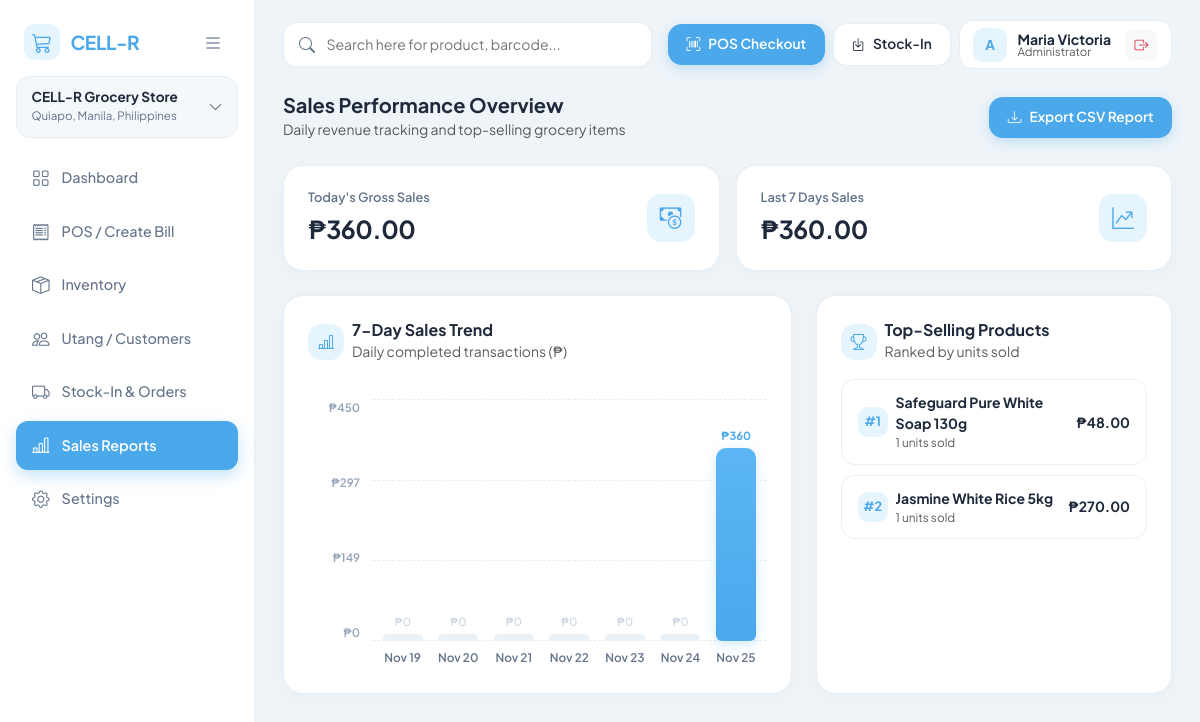
/reports/ (signed in), run on the app's committed database.
### CELLRGrocery_app/models.py (models this page shows, shortened)
class User(AbstractUser):
    ROLE_CHOICES = [
        ('Administrator', 'Administrator'),
        ('Cashier', 'Cashier'),
    ]
    role = models.CharField(max_length=20, choices=ROLE_CHOICES, default='Cashier')

class Product(models.Model):
    STATUS_CHOICES = [
        ('In Stock', 'In Stock'),
        ('Low Stock', 'Low Stock'),
        ('Out of Stock', 'Out of Stock'),
    ]
    barcode_code = models.CharField(max_length=50, unique=True, blank=True, null=True)
    product_name = models.CharField(max_length=150)
    category = models.CharField(max_length=100)
    description = models.TextField(blank=True)
    cost_price = models.DecimalField(max_digits=10, decimal_places=2)
    selling_price = models.DecimalField(max_digits=10, decimal_places=2)
    low_stock_threshold = models.PositiveIntegerField(default=10)
    stock_quantity = models.PositiveIntegerField(default=0)
    status = models.CharField(max_length=20, choices=STATUS_CHOICES, default='In Stock')
    date_added = models.DateTimeField(auto_now_add=True)

### CELLRGrocery_app/views.py (the view)
# urls.py: path('reports/', views.reports_view, name='reports'),
@login_required
@admin_required('dashboard')
def reports_view(request):
    today = timezone.localdate()
    week_ago = today - timedelta(days=6)
    daily_sales = SaleTransaction.objects.filter(transaction_datetime__date=today).aggregate(total=Sum('total_amount'))['total'] or Decimal('0.00')
    weekly_sales = SaleTransaction.objects.filter(transaction_datetime__date__gte=week_ago).aggregate(total=Sum('total_amount'))['total'] or Decimal('0.00')
    top_items = (
        SaleDetail.objects.values('product__product_name')
        .annotate(total_qty=Sum('quantity'), total_rev=Sum('subtotal'))
        .order_by('-total_qty')[:10]
    )
    chart_labels = []
    chart_values = []
    for i in range(6, -1, -1):
        d = today - timedelta(days=i)
        day_total = SaleTransaction.objects.filter(transaction_datetime__date=d).aggregate(total=Sum('total_amount'))['total'] or Decimal('0.00')
        chart_labels.append(d.strftime('%b %d'))
        chart_values.append(float(day_total))
    context = {
        'daily_sales': daily_sales,
        'weekly_sales': weekly_sales,
        'top_items': top_items,
        'chart_labels_json': json.dumps(chart_labels),
        'chart_values_json': json.dumps(chart_values),
    }
    return render(request, 'CELLRGrocery_app/reports.html', context)

### CELLRGrocery_app/views.py (called while the page is built)
def admin_required(redirect_to='dashboard'):
    def decorator(view_func):
        @wraps(view_func)
        def _wrapped_view(request, *args, **kwargs):
            if request.user.role != 'Administrator' and not request.user.is_superuser:
                messages.error(request, "Access denied: Administrator privileges required.")
                return redirect(redirect_to)
            return view_func(request, *args, **kwargs)
        return _wrapped_view
    return decorator

### CELLRGrocery_app/templates/CELLRGrocery_app/reports.html (shortened to what this page needs)
{% extends 'CELLRGrocery_app/base.html' %}
{% block content %}
<div class="d-flex flex-wrap justify-content-between align-items-center gap-2 mb-4">
    <div>
        <h5 class="fw-bold mb-0">Sales Performance Overview</h5>
        <span class="text-muted small">Daily revenue tracking and top-selling grocery items</span>
    </div>
    <a href="{% url 'export_sales_csv' %}" class="btn-sky">
        <i class="bi bi-download"></i> Export CSV Report
    </a>
</div>
<div class="row g-3 mb-4">
    <div class="col-md-6">
        <div class="stat-card">
            <div>
                <div class="stat-label">Today's Gross Sales</div>
                <div class="stat-value">₱{{ daily_sales|floatformat:2 }}</div>
            </div>
            <div class="stat-icon">
                <i class="bi bi-cash-coin"></i>
            </div>
        </div>
    </div>
    <div class="col-md-6">
        <div class="stat-card">
            <div>
                <div class="stat-label">Last 7 Days Sales</div>
                <div class="stat-value">₱{{ weekly_sales|floatformat:2 }}</div>
            </div>
            <div class="stat-icon">
                <i class="bi bi-graph-up-arrow"></i>
            </div>
        </div>
    </div>
</div>
<div class="row g-4">
    <div class="col-lg-7">
        <div class="report-panel">
            <div class="d-flex align-items-center gap-2 mb-3">
                <div class="stat-icon" style="width:36px;height:36px;font-size:1rem;">
                    <i class="bi bi-bar-chart-line"></i>
                </div>
                <div>
                    <h6 class="fw-bold mb-0">7-Day Sales Trend</h6>
                    <span class="text-muted small">Daily completed transactions (₱)</span>
                </div>
            </div>
            <div class="chart-wrapper">
                <div class="chart-y-axis" id="chartYAxis"></div>
                <div class="chart-plot-area">
                    <div class="chart-grid-lines">
                        <div class="chart-grid-line"></div>
                        <div class="chart-grid-line"></div>
                        <div class="chart-grid-line"></div>
                    </div>
                    <div class="chart-bars-row" id="chartBarsRow"></div>
                </div>
            </div>
        </div>
    </div>
    <div class="col-lg-5">
        <div class="report-panel">
            <div class="d-flex align-items-center gap-2 mb-3">
                <div class="stat-icon" style="width:36px;height:36px;font-size:1rem;">
                    <i class="bi bi-trophy"></i>
                </div>
                <div>
                    <h6 class="fw-bold mb-0">Top-Selling Products</h6>
                    <span class="text-muted small">Ranked by units sold</span>
                </div>
            </div>
            {% for item in top_items %}
            <div class="top-item-row">
                <div class="d-flex align-items-center gap-2">
                    <div class="rank-badge">#{{ forloop.counter }}</div>
                    <div>
                        <div class="fw-bold small">{{ item.product__product_name }}</div>
                        <div class="text-muted" style="font-size: 0.74rem;">{{ item.total_qty }} units sold</div>
                    </div>
                </div>
                <div class="fw-bold small">₱{{ item.total_rev|floatformat:2 }}</div>
            </div>
            {% empty %}
            <div class="text-center text-muted py-5 small">No sales recorded yet.</div>
            {% endfor %}
        </div>
    </div>
</div>
{% endblock %}

### CELLRGrocery_app/templates/CELLRGrocery_app/base.html (shortened to what this page needs)
<!DOCTYPE html>
<html lang="en">
<head>
    <link href="https://cdn.jsdelivr.net/npm/bootstrap@5.3.3/dist/css/bootstrap.min.css" rel="stylesheet">
    <link href="https://cdn.jsdelivr.net/npm/bootstrap-icons@1.11.3/font/bootstrap-icons.css" rel="stylesheet">
</head>
<body>
<div class="sidebar" id="appSidebar">
    <div class="sidebar-header">
        <a href="{% url 'dashboard' %}" class="brand-wrap">
            <div class="brand-logo">
                <i class="bi bi-cart3"></i>
            </div>
            <span class="brand-name">CELL-R</span>
        </a>
        <button type="button" class="sidebar-toggle-btn" id="sidebarToggle" title="Toggle Menu">
            <i class="bi bi-list fs-5"></i>
        </button>
    </div>
    <div class="dropdown mb-3 store-dropdown-wrap">
        <button type="button" class="store-pill w-100 text-start" data-bs-toggle="dropdown" aria-expanded="false">
            <div>
                <div class="store-pill-title">CELL-R Grocery Store</div>
                <div class="store-pill-addr">Quiapo, Manila, Philippines</div>
            </div>
            <i class="bi bi-chevron-down text-muted small"></i>
        </button>
    </div>
    <nav class="nav flex-column">
        <a class="nav-link {% if request.resolver_match.url_name == 'dashboard' %}active{% endif %}" href="{% url 'dashboard' %}" title="Dashboard">
            <i class="bi bi-grid"></i> <span class="nav-label">Dashboard</span>
        </a>
        <a class="nav-link {% if request.resolver_match.url_name == 'pos' %}active{% endif %}" href="{% url 'pos' %}" title="POS / Create Bill">
            <i class="bi bi-receipt"></i> <span class="nav-label">POS / Create Bill</span>
        </a>
        <a class="nav-link {% if request.resolver_match.url_name == 'inventory_list' %}active{% endif %}" href="{% url 'inventory_list' %}" title="Inventory">
            <i class="bi bi-box-seam"></i> <span class="nav-label">Inventory</span>
        </a>
        <a class="nav-link {% if request.resolver_match.url_name == 'utang_list' %}active{% endif %}" href="{% url 'utang_list' %}" title="Utang / Customers">
            <i class="bi bi-people"></i> <span class="nav-label">Utang / Customers</span>
        </a>
        {% if request.user.role == 'Administrator' or request.user.is_superuser %}
        <a class="nav-link {% if request.resolver_match.url_name == 'purchase_orders' %}active{% endif %}" href="{% url 'purchase_orders' %}" title="Stock-In & Orders">
            <i class="bi bi-truck"></i> <span class="nav-label">Stock-In & Orders</span>
        </a>
        <a class="nav-link {% if request.resolver_match.url_name == 'reports' %}active{% endif %}" href="{% url 'reports' %}" title="Sales Reports">
            <i class="bi bi-bar-chart-line"></i> <span class="nav-label">Sales Reports</span>
        </a>
        <a class="nav-link {% if request.resolver_match.url_name == 'settings' %}active{% endif %}" href="{% url 'settings' %}" title="Settings">
            <i class="bi bi-gear"></i> <span class="nav-label">Settings</span>
        </a>
        {% endif %}
    </nav>
</div>
<div class="main-wrapper">
    <div class="topbar">
        <form method="get" action="{% url 'inventory_list' %}" class="top-search-form">
            <i class="bi bi-search"></i>
            <input type="text" name="q" value="{{ query|default:'' }}" class="top-search-input" placeholder="Search here for product, barcode...">
        </form>
        <div class="d-flex align-items-center gap-2 flex-wrap">
            <a href="{% url 'pos' %}" class="btn-sky">
                <i class="bi bi-upc-scan"></i> POS Checkout
            </a>
            {% if request.user.role == 'Administrator' or request.user.is_superuser %}
            <a href="{% url 'purchase_orders' %}" class="btn-pill-white">
                <i class="bi bi-box-arrow-in-down"></i> Stock-In
            </a>
            {% else %}
            <a href="{% url 'utang_list' %}" class="btn-pill-white">
                <i class="bi bi-journal-check"></i> Utang Ledger
            </a>
            {% endif %}
            <div class="user-chip">
                <div class="user-avatar">
                    {{ request.user.username|slice:":1"|upper }}
                </div>
                <div class="lh-1">
                    <div class="fw-bold small">{{ request.user.first_name|default:request.user.username }}</div>
                    <div class="text-muted" style="font-size: 0.72rem;">{{ request.user.role }}</div>
                </div>
                <a href="{% url 'logout' %}" class="btn btn-sm btn-light text-danger ms-1 rounded-3" title="Logout">
                    <i class="bi bi-box-arrow-right"></i>
                </a>
            </div>
        </div>
    </div>
    {% block content %}{% endblock %}
</div>
</body>
</html>

### CELLRGrocery_app/templates/CELLRGrocery_app/base.html (style rules this page uses)
:root { --bg-canvas: #eef4f8; --surface-white: #ffffff; --surface-soft: #f4f8fb; --brand-blue: #4aa8eb; --brand-blue-dark: #2b8fd9; --brand-blue-soft: #e6f4fe; --text-dark: #1e293b; --text-muted: #64748b; --border-light: #e6eef5; }
body { background-color: var(--bg-canvas); color: var(--text-dark); font-family: 'Plus Jakarta Sans', 'Segoe UI', sans-serif; -webkit-font-smoothing: antialiased; }
.sidebar { min-height: 100vh; background: var(--surface-white); width: 255px; position: fixed; top: 0; left: 0; padding: 1.25rem 1rem; border-right: 1px solid var(--border-light); z-index: 1000; display: flex; flex-direction: column; transition: width 0.2s ease, padding 0.2s ease; }
.sidebar-header { display: flex; align-items: center; justify-content: space-between; padding: 0.25rem 0.5rem 1rem; }
.brand-wrap { display: flex; align-items: center; gap: 0.65rem; text-decoration: none; }
.brand-logo { width: 36px; height: 36px; border-radius: 10px; background: var(--brand-blue-soft); color: var(--brand-blue); display: flex; align-items: center; justify-content: center; font-size: 1.25rem; flex-shrink: 0; }
.brand-name { font-size: 1.2rem; font-weight: 700; color: var(--brand-blue); letter-spacing: -0.02em; white-space: nowrap; }
.sidebar-toggle-btn { width: 34px; height: 34px; border-radius: 10px; border: 1px solid transparent; background: transparent; color: var(--text-muted); display: inline-flex; align-items: center; justify-content: center; cursor: pointer; transition: all 0.15s ease; }
.store-pill { background: var(--surface-soft); border: 1px solid var(--border-light); border-radius: 14px; padding: 0.75rem 0.9rem; display: flex; align-items: center; justify-content: space-between; cursor: pointer; transition: all 0.16s ease; }
.store-pill-title { font-size: 0.85rem; font-weight: 700; color: var(--text-dark); line-height: 1.2; }
.store-pill-addr { font-size: 0.72rem; color: var(--text-muted); margin-top: 2px; }
.sidebar .nav-link { color: var(--text-muted); padding: 0.72rem 1rem; margin-bottom: 0.25rem; border-radius: 12px; display: flex; align-items: center; gap: 0.75rem; font-size: 0.9rem; font-weight: 500; white-space: nowrap; transition: all 0.18s ease; }
.sidebar .nav-link i { font-size: 1.1rem; flex-shrink: 0; }
.sidebar .nav-link.active { background: var(--brand-blue); color: #ffffff; font-weight: 600; box-shadow: 0 6px 16px rgba(74, 168, 235, 0.32); }
.main-wrapper { margin-left: 255px; padding: 1.25rem 1.75rem 2.5rem; transition: margin-left 0.2s ease; }
.topbar { display: flex; align-items: center; justify-content: space-between; gap: 1rem; margin-bottom: 1.5rem; flex-wrap: wrap; }
.top-search-form { flex: 1; min-width: 240px; max-width: 460px; position: relative; }
.top-search-form i { position: absolute; left: 1rem; top: 50%; transform: translateY(-50%); color: var(--text-muted); }
.top-search-input { width: 100%; background: var(--surface-white); border: 1px solid var(--border-light); border-radius: 14px; padding: 0.68rem 1rem 0.68rem 2.65rem; font-size: 0.88rem; color: var(--text-dark); box-shadow: 0 2px 8px rgba(15, 23, 42, 0.02); }
.btn-sky { background: var(--brand-blue); color: #ffffff; border: none; border-radius: 14px; padding: 0.65rem 1.15rem; font-size: 0.86rem; font-weight: 600; display: inline-flex; align-items: center; gap: 0.5rem; box-shadow: 0 4px 12px rgba(74, 168, 235, 0.28); transition: all 0.15s ease; text-decoration: none; }
.btn-pill-white { background: var(--surface-white); color: var(--text-dark); border: 1px solid var(--border-light); border-radius: 14px; padding: 0.65rem 1.1rem; font-size: 0.86rem; font-weight: 600; display: inline-flex; align-items: center; gap: 0.5rem; box-shadow: 0 2px 8px rgba(15, 23, 42, 0.02); transition: all 0.15s ease; text-decoration: none; }
.user-chip { display: flex; align-items: center; gap: 0.65rem; background: var(--surface-white); border: 1px solid var(--border-light); border-radius: 14px; padding: 0.42rem 0.85rem; }
.user-avatar { width: 34px; height: 34px; border-radius: 10px; background: var(--brand-blue-soft); color: var(--brand-blue); font-weight: 700; font-size: 0.85rem; display: flex; align-items: center; justify-content: center; }

### data on the page
User: user.username "A", user.first_name "Maria Victoria", user.role "Administrator"
Product: product__product_name "Safeguard Pure White Soap 130g", total_qty "1", total_rev "48.00"
Product: product__product_name "Jasmine White Rice 5kg", total_qty "1", total_rev "270.00"

### other printed values
{{ daily_sales|floatformat:2 }} "360.00"
{{ weekly_sales|floatformat:2 }} "360.00"
